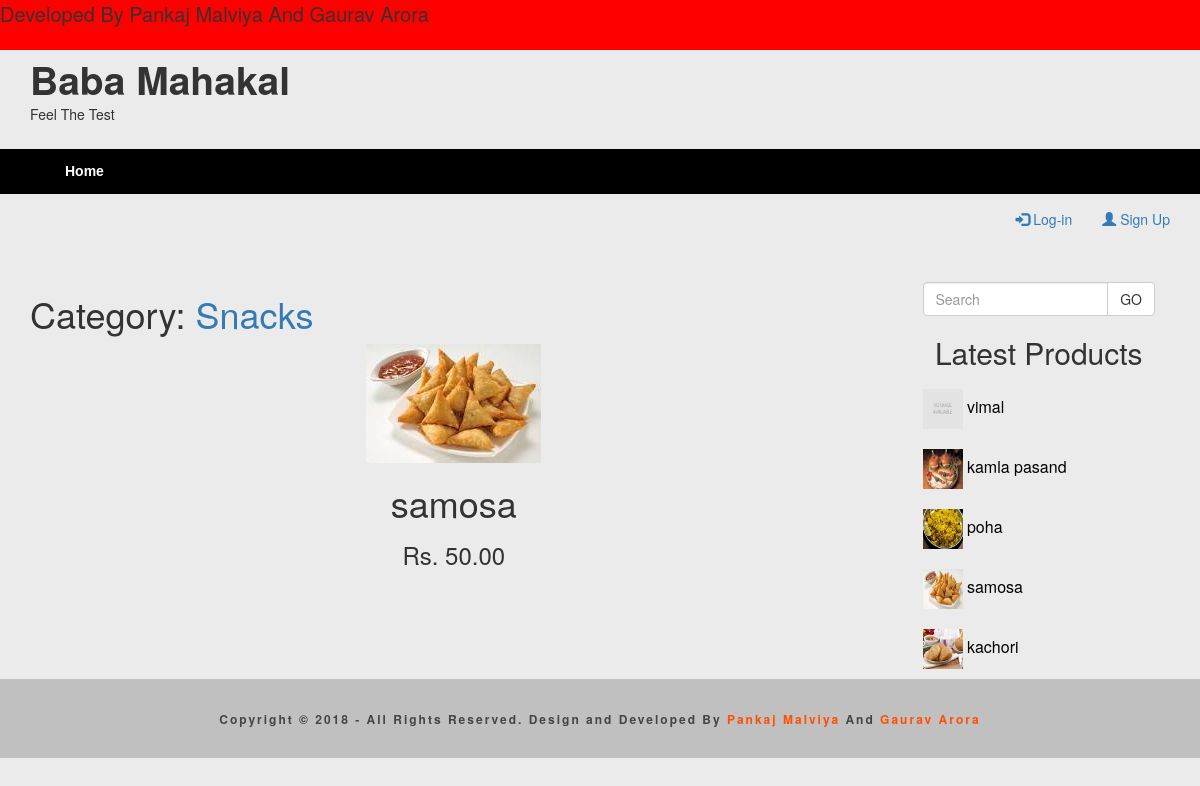
/2/samosa/, run on the app's committed database.
### shop/models.py (models this page shows, shortened)
class Product(models.Model):
    category = models.ForeignKey(Category,on_delete=models.SET('None'), related_name='products')
    name = models.CharField(max_length=200,db_index=True)
    slug = models.SlugField(max_length=200,db_index=True)
    image = models.ImageField(upload_to='products/%Y/%m/%d',blank=True)
    description = models.TextField(blank=True)
    price = models.DecimalField(max_digits=10, decimal_places=2)
    stock = models.PositiveIntegerField()
    available = models.BooleanField(default=True)
    created = models.DateTimeField(auto_now_add=True)
    updated = models.DateTimeField(auto_now=True)
    class Meta:
        ordering = ['-created','name'] #('name','-created',)
        index_together = (('id','slug'),)
    def get_absolute_url(self):
        return reverse('shop:product_detail',args=[self.id, self.slug])

class Category(models.Model):
    name = models.CharField(max_length=200,db_index=True)
    slug = models.SlugField(max_length=200,db_index=True,unique=True)
    class Meta:
        ordering = ('name',)
        verbose_name = 'category'
        verbose_name_plural = 'categories'
    def __str__(self):
        return self.name
    def get_absolute_url(self):
        return reverse('shop:product_list_by_category',args=[self.slug])

### shop/views.py (the view)
# urls.py: re_path(r'^(?P<id>\d+)/(?P<slug>[-\w]+)/$',views.product_detail,name='product_detail'),
def product_detail(request,id,slug):
    product = get_object_or_404(Product,id=id,slug=slug,available=True)
    return render(request,'shop/products/product_detail.html',{'product': product})

### shop/templatetags/shop_tags.py (called while the page is built)
@register.inclusion_tag('shop/products/latest_product.html')
def latest_product(count=5):
    latest_product = Product.objects.filter(available=True).order_by('-created')[:count]
    return {'latest_product':latest_product}

### shop/templates/shop/products/product_detail.html (shortened to what this page needs)
{% extends "base.html" %}
{% load static %}
{% block content %}
<h1>Category: <a href="{{ product.category.get_absolute_url }}">{{ product.category }}</a></h1>
    <center>
        <img src="{% if product.image %}{{ product.image.url }}{% else %}{% static 'img/no_image.png' %}{% endif %}">
    </center>
    <center class="product-detail">
        <h1>{{ product.name }}</h1>
        <h3 class="price">Rs. {{ product.price }}</h3>
    </center>
{% endblock %}

### shop/templates/shop/products/latest_product.html
{% load staticfiles %}
<ul class="nav">
{% for product in latest_product %}
 <li>
  <a href="{{ product.get_absolute_url }}" style="font-size:16px;color:black">
      <img style="height:40px;width:40px;" src="
      {% if product.image %}
        {{ product.image.url }}
      {% else %}
        {% static 'img/no_image.png' %}
      {% endif %}"/>
       {{ product.name }}
  </a>
 </li>
{% endfor %}
</ul>

### static/css/style.css (style rules this page uses)
#footer .blog ul, #footer .info ul, { padding-top: 20px; }
#footer .blog ul li, #footer .info ul li, { margin-bottom: 25px; display: inline-block; margin-right: 20px; }

### data on the page
Product: category "Snacks", image (picture), name "samosa", price "50.00"
Product: name "vimal"
Product: image (picture), name "kamla pasand"
Product: image (picture), name "poha"
Product: image (picture), name "kachori"
